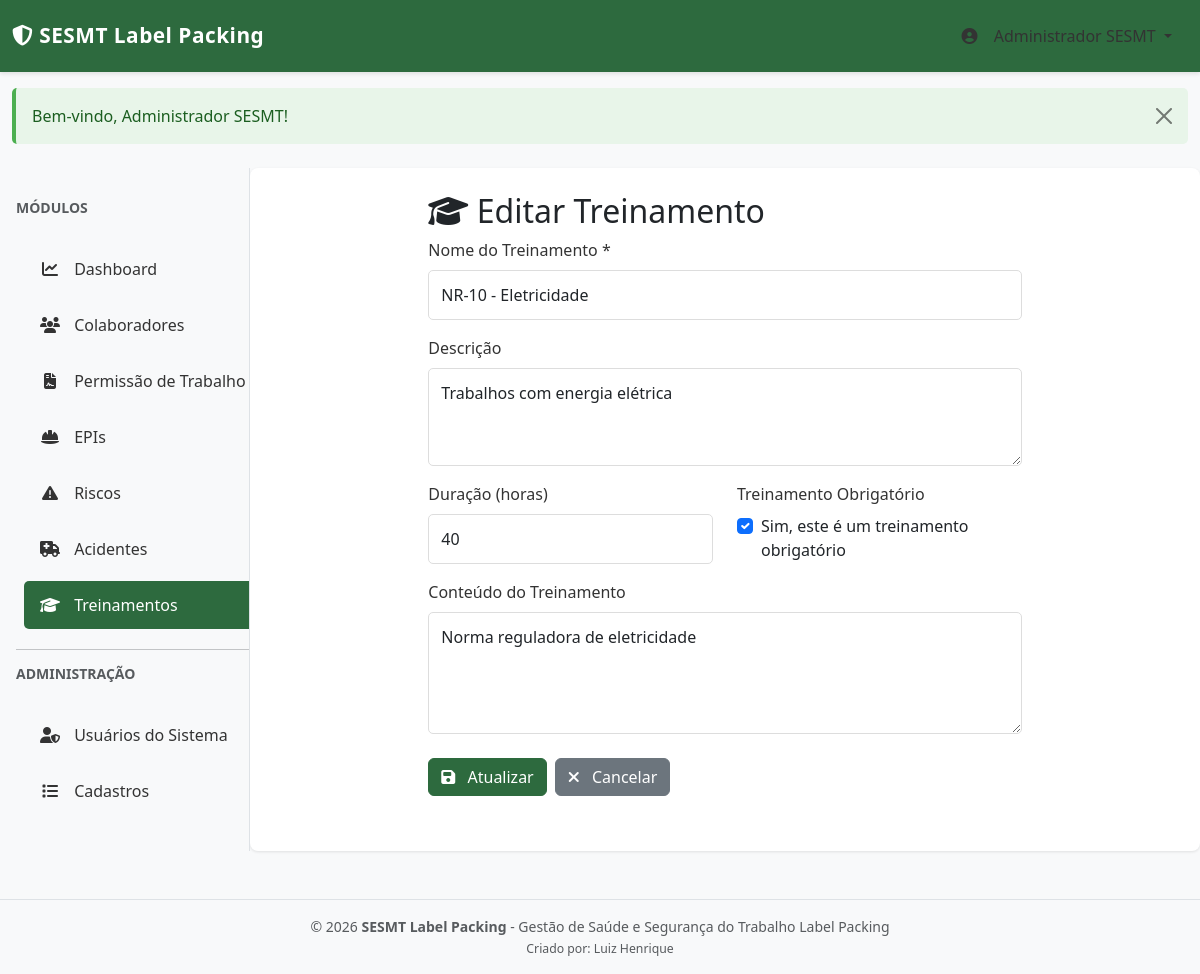
/index.php?page=training&action=edit&id=2 (signed in), run on the app's committed database.
### tables this page shows
CREATE TABLE IF NOT EXISTS trainings (
    id INT PRIMARY KEY AUTO_INCREMENT,
    name VARCHAR(255) NOT NULL,
    description TEXT,
    is_mandatory TINYINT(1) DEFAULT 1,
    duration_hours INT,
    content TEXT,
    created_at TIMESTAMP DEFAULT CURRENT_TIMESTAMP,
    updated_at TIMESTAMP DEFAULT CURRENT_TIMESTAMP ON UPDATE CURRENT_TIMESTAMP,
    INDEX idx_name (name)
);

### config/database.php (called while the page is built, shortened)
<?php
class Database {
    private static $instance = null;
    private $connection;
    private $host = 'localhost';
    private $db_name = 'sesmt_db';
    private $db_user = 'root';
    private $db_pass = '';
    private $charset = 'utf8mb4';
    private function connect() {
        try {
            $this->connection = new mysqli(
                $this->host,
                $this->db_user,
                $this->db_pass,
                $this->db_name
            );
            $this->connection->set_charset($this->charset);
        } catch (Exception $e) {
            die("Erro de conexão: " . $e->getMessage() .
                "<br><br>Verifique se o MySQL está rodando e se o banco 'sesmt_db' foi criado.<br>" .
                "Importe o arquivo database.sql via phpMyAdmin.");
        }
    }
    public static function getInstance() {
        if (self::$instance === null) {
            self::$instance = new self();
        }
        return self::$instance;
    }
    public function execute($query, $params = [], $types = '') {
        $stmt = $this->connection->prepare($query);
        if (!empty($params)) {
            $stmt->bind_param($types, ...$params);
        }
        if (!$stmt->execute()) {
            throw new Exception("Erro ao executar query: " . $stmt->error);
        }
        return $stmt;
    }
    public function fetchOne($query, $params = [], $types = '') {
        $stmt = $this->execute($query, $params, $types);
        $result = $stmt->get_result();
        $data = $result->fetch_assoc();
        return $data;
    }
}
?>

### models/Training.php (called while the page is built, shortened)
<?php
class Training {
    public function findById($id) {
        $query = "SELECT * FROM trainings WHERE id = ? LIMIT 1";
        return Database::getInstance()->fetchOne($query, [$id], 'i');
    }
}
?>

### views/training/form.php (the view, shortened to what this page needs)
<?php
$isEdit = isset($training) && $training;
$title = $isEdit ? 'Editar Treinamento' : 'Novo Treinamento';
$submitText = $isEdit ? 'Atualizar' : 'Criar';
$formAction = $isEdit ? 'update' : 'store';
?>
<div class="row">
    <div class="col-md-8 offset-md-2">
        <h2><i class="fas fa-graduation-cap"></i> <?php echo $title; ?></h2>
        <form method="POST" action="<?php echo APP_URL; ?>/index.php?page=training&action=<?php echo $formAction; ?>">
            <div class="mb-3">
                <label for="name" class="form-label">Nome do Treinamento *</label>
                <input type="text" class="form-control" id="name" name="name" required
                       value="<?php echo htmlspecialchars($training['name'] ?? ''); ?>">
            </div>
            <div class="mb-3">
                <label for="description" class="form-label">Descrição</label>
                <textarea class="form-control" id="description" name="description" rows="3"><?php echo htmlspecialchars($training['description'] ?? ''); ?></textarea>
            </div>
            <div class="row">
                <div class="col-md-6 mb-3">
                    <label for="duration_hours" class="form-label">Duração (horas)</label>
                    <input type="number" class="form-control" id="duration_hours" name="duration_hours" min="0"
                           value="<?php echo $training['duration_hours'] ?? ''; ?>">
                </div>
                <div class="col-md-6 mb-3">
                    <label class="form-label">Treinamento Obrigatório</label>
                    <div class="form-check">
                        <input type="checkbox" class="form-check-input" id="is_mandatory" name="is_mandatory"
                               value="1" <?php echo (isset($training['is_mandatory']) && $training['is_mandatory']) ? 'checked' : ''; ?>>
                        <label class="form-check-label" for="is_mandatory">
                            Sim, este é um treinamento obrigatório
                        </label>
                    </div>
                </div>
            </div>
            <div class="mb-3">
                <label for="content" class="form-label">Conteúdo do Treinamento</label>
                <textarea class="form-control" id="content" name="content" rows="4"><?php echo htmlspecialchars($training['content'] ?? ''); ?></textarea>
            </div>
            <div class="d-flex gap-2 mt-4">
                <button type="submit" class="btn btn-primary" id="submitBtn">
                    <i class="fas fa-save"></i> <?php echo $submitText; ?>
                </button>
                <a href="<?php echo APP_URL; ?>/index.php?page=training" class="btn btn-secondary">
                    <i class="fas fa-times"></i> Cancelar
                </a>
            </div>
        </form>
    </div>
</div>

### assets/css/style.css (style rules this page uses)
:root { --sesmt-green: #2d6a3e; --sesmt-red: #d32f2f; --sesmt-yellow: #f57c00; --sesmt-light: #f5f5f5; --sesmt-dark: #1a1a1a; }
body { background-color: #f8f9fa; font-family: 'Segoe UI', Tahoma, Geneva, Verdana, sans-serif; }
.btn-primary { background-color: var(--sesmt-green); border-color: var(--sesmt-green); }
.btn i { margin-right: 0.5rem; }
.form-control, .form-select { border-radius: 5px; border: 1px solid #ddd; padding: 0.75rem; }
.form-label { font-weight: 500; color: #333; margin-bottom: 0.5rem; }

### views/layouts/header.php (style rules this page uses)
:root { --sesmt-green: #2d6a3e; --sesmt-red: #d32f2f; --sesmt-light: #f5f5f5; }

### data on the page
trainings: name "NR-10 - Eletricidade", description "Trabalhos com energia elétrica", duration_hours "40", is_mandatory "☑", content "Norma reguladora de eletricidade"

### other printed values
APP_NAME "SESMT Label Packing"
$user['name'] "Administrador SESMT"
$title "Editar Treinamento"
$submitText "Atualizar"
APP_CREATOR "Luiz Henrique"
